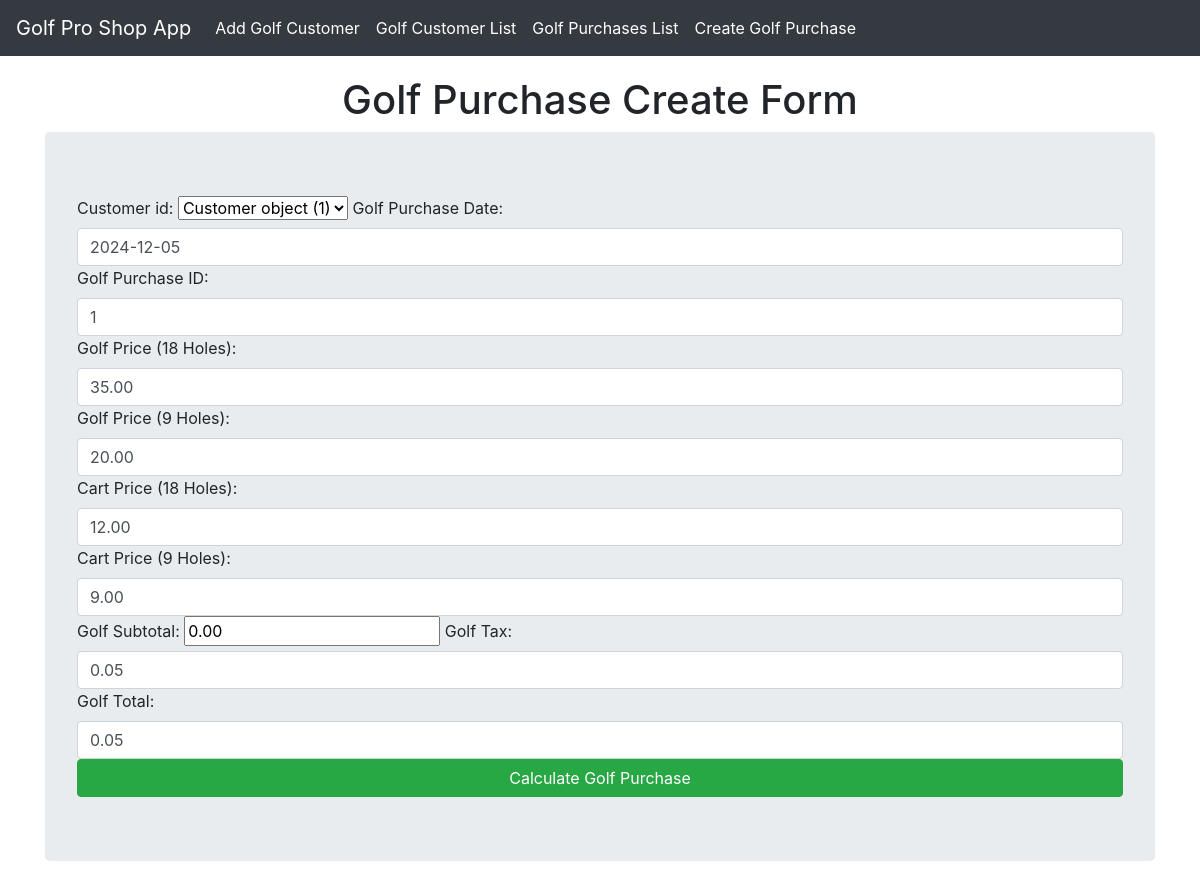
The page /gpupdate/1/ on the database as committed earlier.
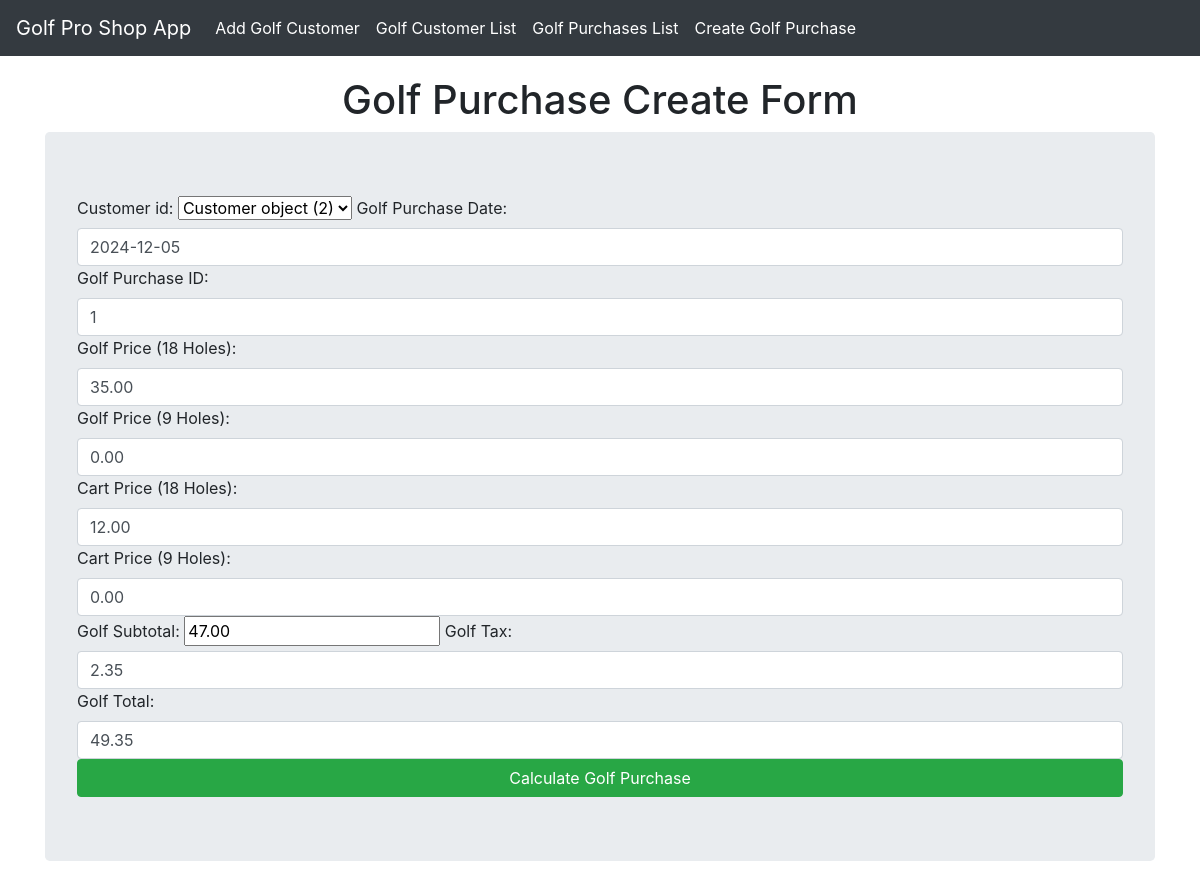
The same page on the database as committed later.
### golfproapp/models.py (models this page shows, shortened)
class Customer(models.Model):
    customer_id = models.AutoField(primary_key=True)
    golferchoice=[('Y','Yes'),('N','No'),]
    gchoice = models.CharField(max_length=1, choices=golferchoice, default='Y')
    fname = models.TextField(max_length=10, default="Golfer1")
    lname = models.TextField(max_length=10, default="Golfer1Lname")
    g_phone = models.CharField(default="55-867-5309", max_length=15)
    g_email = models.CharField(default="bob.smith@aol.com", max_length=30)

class Golf_purchases(models.Model):
    customer_id = models.ForeignKey(Customer, on_delete=models.CASCADE)
    gp_date= models.DateField(default='2024-12-05')
    gp_id = models.IntegerField(default=1, unique=True)
    holes_18_price = models.DecimalField(default=35.00, max_digits=10, decimal_places=2)
    holes_9_price = models.DecimalField(default=20.00, max_digits=10, decimal_places=2)
    cart_9_price = models.DecimalField(default=9.00, max_digits=10, decimal_places=2)
    cart_18_price = models.DecimalField(default=12.00, max_digits=10, decimal_places=2)
    golf_subtotal = models.DecimalField(default=0.00, max_digits=10, decimal_places=2)
    golf_tax=models.DecimalField(default=.05, max_digits=10, decimal_places=2)
    golf_total=models.DecimalField(default=.05, max_digits=10, decimal_places=2)

### golfproapp/views.py (the view)
# urls.py: path('gpupdate/<int:gp_id>/', views.golf_purchases_update_view, name='golf_purchase_update'),
def golf_purchases_update_view(request, gp_id):
    golfpurchase = Golf_purchases.objects.get(gp_id=gp_id)
    form = GolfPurchasesForm(instance=golfpurchase)
    if request.method == 'POST':
        form = GolfPurchasesForm(request.POST, instance=golfpurchase)
        if form.is_valid():
            form.save()
            return redirect ('golf_purchase_list_view')
    return render(request, 'golfproapp/purchase_create.html', {'form': form})

### golfproapp/templates/golfproapp/purchase_create.html (shortened to what this page needs)
{% extends "golfproapp/layout.html" %}
{% block content %}
<h1 class="text-center">Golf Purchase Create Form</h1>
<form method="POST" class="jumbotron">
    {{form}}
    <button class="btn btn-success btn-block" type="submit">Calculate Golf Purchase</button>
</form>
{% endblock %}

Rows that differ between the two databases and show on the page:
changed Customer: customer_id "Customer object (1)" → "Customer object (2)"
changed Golf_purchases: holes_9_price "20.00" → "0.00"; cart_9_price "9.00" → "0.00"; golf_subtotal "0.00" → "47.00"; golf_tax "0.05" → "2.35"; golf_total "0.05" → "49.35"
